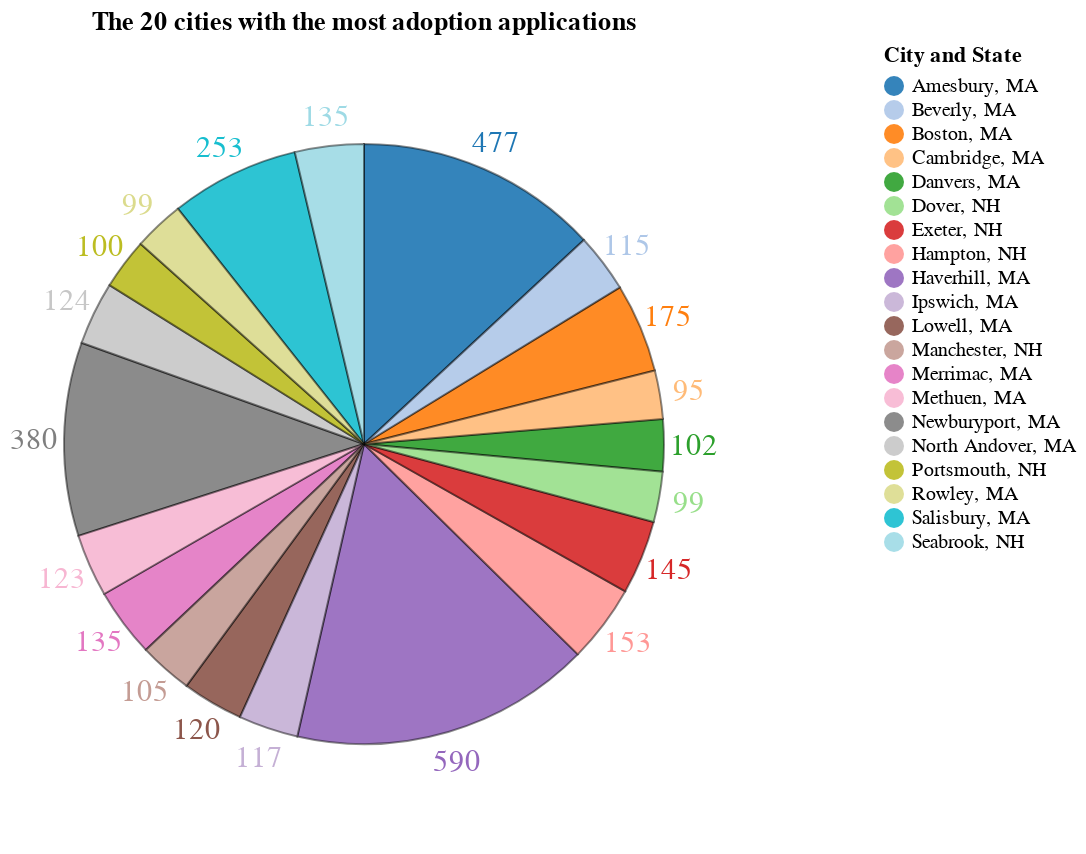

Notebook code cell kept with this figure:
### Code cell
alt_pie_chart(city_counts[:20], "City and State", "Applications", "The 20 cities with the most adoption applications")

### Figure 1 — Vega-Lite specification as saved in the notebook (floating-point values rounded to 4 significant figures)
{"config": {"view": {"continuousWidth": 300, "continuousHeight": 300}, "legend": {"offset": 250, "orient": "right", "symbolStrokeWidth": 0}}, "layer": [{"mark": {"type": "text", "radius": 165, "size": 15}, "encoding": {"color": {"field": "City and State", "scale": {"scheme": "category20"}, "type": "nominal"}, "text": {"field": "Applications", "type": "quantitative"}, "theta": {"field": "Applications", "stack": true, "type": "quantitative"}}, "title": "The 20 cities with the most adoption applications"}, {"mark": {"type": "arc", "opacity": 0.9, "outerRadius": 150, "stroke": "black", "strokeOpacity": 0.5}, "encoding": {"color": {"field": "City and State", "scale": {"scheme": "category20"}, "type": "nominal"}, "theta": {"field": "Applications", "stack": true, "type": "quantitative"}}, "title": "The 20 cities with the most adoption applications"}], "data": {"name": "data-1a51a9f46f3665fbde58365bd390d76e"}, "height": 400, "$schema": "https://vega.github.io/schema/vega-lite/v5.20.1.json", "datasets": {"data-1a51a9f46f3665fbde58365bd390d76e": [{"City and State": "Haverhill, MA", "Applications": 590}, {"City and State": "Amesbury, MA", "Applications": 477}, {"City and State": "Newburyport, MA", "Applications": 380}, {"City and State": "Salisbury, MA", "Applications": 253}, {"City and State": "Boston, MA", "Applications": 175}, {"City and State": "Hampton, NH", "Applications": 153}, {"City and State": "Exeter, NH", "Applications": 145}, {"City and State": "Seabrook, NH", "Applications": 135}, {"City and State": "Merrimac, MA", "Applications": 135}, {"City and State": "North Andover, MA", "Applications": 124}, {"City and State": "Methuen, MA", "Applications": 123}, {"City and State": "Lowell, MA", "Applications": 120}, {"City and State": "Ipswich, MA", "Applications": 117}, {"City and State": "Beverly, MA", "Applications": 115}, {"City and State": "Manchester, NH", "Applications": 105}, {"City and State": "Danvers, MA", "Applications": 102}, {"City and State": "Portsmouth, NH", "Applications": 100}, {"City and State": "Rowley, MA", "Applications": 99}, {"City and State": "Dover, NH", "Applications": 99}, {"City and State": "Cambridge, MA", "Applications": 95}]}}
